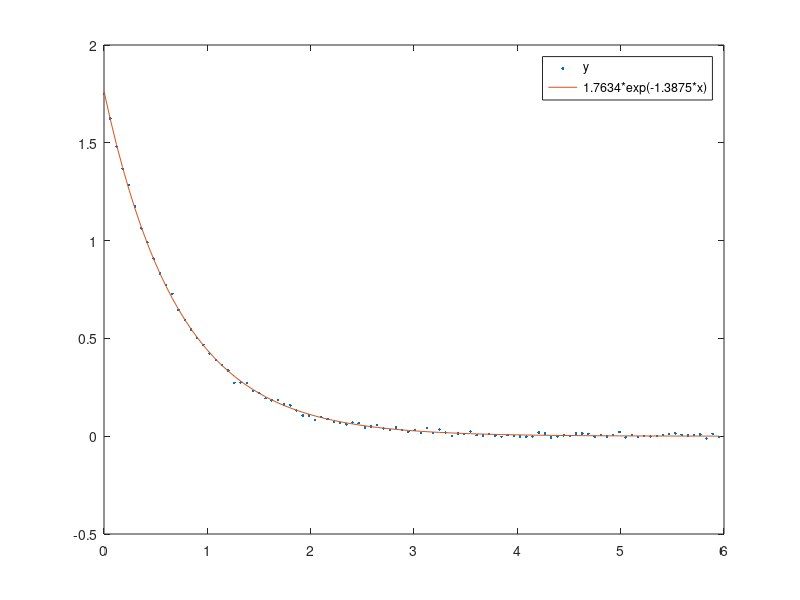

Reproduce this figure in MATLAB.
clc;
clear;
close all;

x = linspace(0,(1+rand(1)))*5;
y = (1+rand(1))*exp(-(1+rand(1))*x)+randn(size(x))*1e-2;

% put the model function here: p will contain A and k 
f = @(p) p(1) .* exp(-p(2) .* x);

% put the merit function here
% which returns a single value describing the 
% difference between model and data
m = @(p) norm(y - f(p));

% optimize: put in the merit function and starting guess for p
p = fminsearch(m, [1 2]);

% unpack
A = p(1);
k = p(2);

% fitted y goes here (use the model function)
yf= f(p);

plot(x, y, '.', x, yf, '-') % plot with overlay
legend('y', sprintf('%0.4f*exp(-%0.4f*x)', A, k));